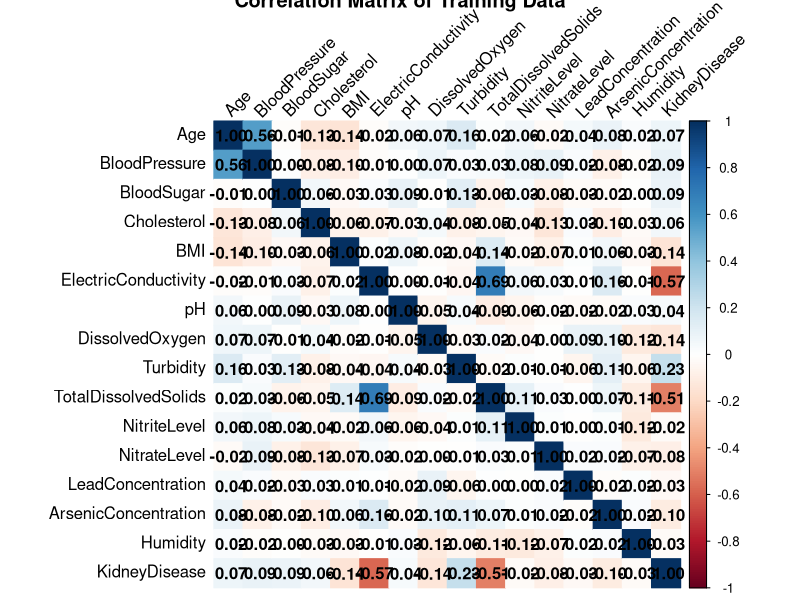
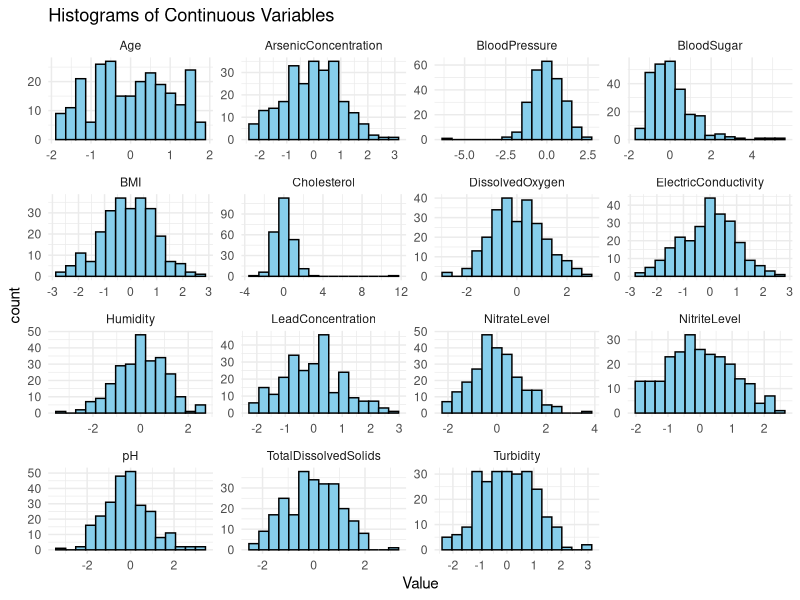
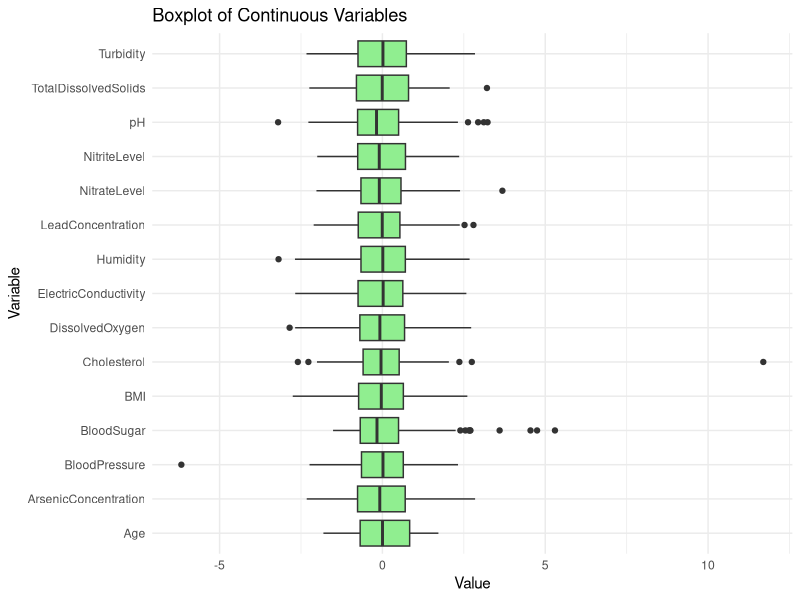

Recreate these plots in R, in order.
# 1. Data preprocessing
# Load necessary libraries
library(dplyr)
library(tidyverse)
library(ggplot2)
library(corrplot)
library(caret)

kidney_data = read.csv('KidneyData.csv') # Load the dataset
str(kidney_data) # Print the structure of the data before cleaning

# 1.1 Data cleaning
summary(kidney_data)
sum(is.na(kidney_data)) # Check for missing values => no missing values
# Remove the 'PatientID' column as it is an identifier and not useful for prediction
kidney_data = kidney_data %>% dplyr::select(-PatientID)
# Convert categorical variables to factors
kidney_data$Gender = as.factor(kidney_data$Gender)
kidney_data$SmokingStatus = as.factor(kidney_data$SmokingStatus)
str(kidney_data)

# 1.2: Data Normalization/Scaling
# Identify continuous variables that need to be scaled
continuous_columns = c('Age', 'BloodPressure', 'BloodSugar', 'Cholesterol', 'BMI', 
                        'ElectricConductivity', 'pH', 'DissolvedOxygen', 'Turbidity',
                        'TotalDissolvedSolids', 'NitriteLevel', 'NitrateLevel', 
                        'LeadConcentration', 'ArsenicConcentration', 'Humidity')
kidney_data[continuous_columns] = scale(kidney_data[continuous_columns]) # Scale the continuous variables
str(kidney_data)

# 1.3 Data splitting
set.seed(123)
train_index = sample(1:nrow(kidney_data), 0.5 * nrow(kidney_data))
train_data = kidney_data[train_index, ]
test_data = kidney_data[-train_index, ]
str(train_data) # Display the structure of the training data after cleaning and pre-processing

# 2. Data exploration
# Correlation Matrix to identify relationships between features
correlation_matrix = cor(train_data %>% select_if(is.numeric))
corrplot(correlation_matrix, method = "color", tl.col = "black", tl.srt = 45, addCoef.col = "black", title = "Correlation Matrix of Training Data")

# 2.1: Histograms of Continuous Variables
train_data %>%
  dplyr::select(all_of(continuous_columns)) %>%
  gather(key = "Variable", value = "Value") %>%
  ggplot(aes(x = Value)) +
  geom_histogram(bins = 15, fill = "skyblue", color = "black") +
  facet_wrap(~ Variable, scales = "free") +
  theme_minimal() +
  ggtitle("Histograms of Continuous Variables")

# 2.2: Boxplots to check for outliers and distribution
train_data %>%
  dplyr::select(continuous_columns) %>%
  gather(key = "Variable", value = "Value") %>%
  ggplot(aes(y = Value, x = Variable)) +
  geom_boxplot(fill = "lightgreen") +
  theme_minimal() +
  ggtitle("Boxplot of Continuous Variables") +
  coord_flip()

# 2.3: Identify the most significant risk factors using correlation with target variable
# Calculate correlation with the target variable
correlation_with_target = cor(train_data %>% select_if(is.numeric), as.numeric(train_data$KidneyDisease))
print(correlation_with_target)


# 3. Model build
# 3.1 Build the logistic regression model
formula = KidneyDisease ~ .
model = glm(formula, family=binomial, data=train_data)
print(summary(model)) # Summary of the model

# 3.2 Model Evaluation on Test Data
predictions = predict(model, newdata=test_data, type="response") # Make predictions on the test set
predicted_classes = ifelse(predictions > 0.5, 1, 0) # Convert probabilities to binary outcomes (0 or 1)
confusion_matrix = table(Predicted = predicted_classes, Actual = test_data$KidneyDisease) # Confusion matrix to evaluate the model
print(confusion_matrix)
accuracy = mean(predicted_classes == test_data$KidneyDiseas)
cat("Model accuracy: ", accuracy, "\n")
print(coef(model))

# 3.3. Model improvement
# After first running, z-index < 0.05 or high coeffecient => significant factor contribute to model
# BloodPressure, ElectricConductivity, pH, DissolvedOxygen, Turbidity, TotalDissolvedSolids
# Build the logistic regression model
improved_formula = KidneyDisease ~ BloodPressure + ElectricConductivity + pH + DissolvedOxygen + Turbidity + TotalDissolvedSolids
improved_model = glm(improved_formula, family=binomial, data=train_data)
print(summary(improved_model))
summary(improved_model) # Summary of the model
improved_predictions = predict(improved_model, newdata=test_data, type="response") # Make predictions on the test set
improved_predicted_classes = ifelse(improved_predictions > 0.5, 1, 0) # Convert probabilities to binary outcomes (0 or 1)
improved_confusion_matrix = table(Predicted = improved_predicted_classes, Actual = test_data$KidneyDisease) # Confusion matrix to evaluate the model
print(improved_confusion_matrix)
improved_accuracy = mean(improved_predicted_classes == test_data$KidneyDiseas)
cat("Improved model accuracy: ", improved_accuracy, "\n")
print(coef(improved_model))
